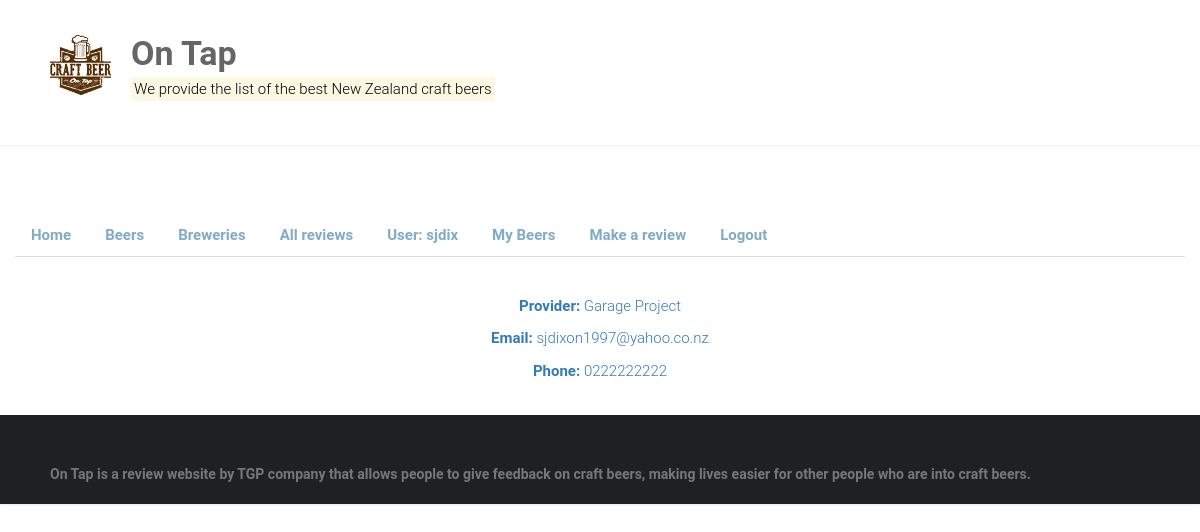
Screenshot of /home/reviewer/2 (signed in) with the database file from the repository.
### home/models.py (models this page shows, shortened)
class Reviewer(models.Model):
	PROVIDER_CHOICES =(
		('Garage Project', 'Garage Project'),
		('Tuatara', 'Tuatara'),
	)
	reviewer_first_name = models.CharField(max_length=30)
	reviewer_last_name = models.CharField(max_length=30)
	email_address = models.CharField(max_length=30)
	phone_number = models.CharField(max_length=15)
	provider = models.CharField(choices=PROVIDER_CHOICES, max_length=30)

### home/views.py (the view)
# urls.py: path('reviewer/<int:pk>', views.ReviewerDetailView.as_view(), name='reviewer_detail'),
class ReviewerDetailView(LoginRequiredMixin, generic.DetailView):
    model = Reviewer

### home/templates/home/reviewer_detail.html
{% extends "base.html" %}
{% block content %}
<head>
<link rel="stylesheet" href="//maxcdn.bootstrapcdn.com/bootstrap/3.2.0/css/bootstrap-theme.min.css">
</head>
<div>
  <h1>{{reviewer.first_name|capfirst}} {{reviewer.last_name|capfirst}} </h1>
  <br>
  <center><p class="text-primary"><b>Provider:</b> {{ reviewer.provider}}</p>
  <p class="text-primary"><b>Email:</b> {{ reviewer.email_address}}</p>
  <p class="text-primary"><b>Phone:</b> {{ reviewer.phone_number}}</p>
</div>
<br>
{% endblock %}

### home/templates/base.html (shortened to what this page needs)
{% load static %}
<html lang="en-US">
    <head>
        <link rel="stylesheet" href="https://maxcdn.bootstrapcdn.com/bootstrap/3.3.7/css/bootstrap.min.css">
        {% load static %}
        <link rel="stylesheet" id="ample-style-css" href="{% static 'style.css' %}" type="text/css" media="all">
        <header>
            <div class="header">
                <div class="main-head-wrap inner-wrap clearfix">
                    <div id="header-logo-image">
                      <img src="{% static 'images/logo3.png' %}" alt="On Tap">
                    </div>
                    <div id="header-text" class="">
                        <h1 id="site-title">
                            <a href="/" title="On Tap" rel="home"><strong>On Tap</a>
                        </h1>
                        <p><mark>We provide the list of the best New Zealand craft beers</p></mark>
                    </div>
                </div>
            </div>
        </header>
    </head>
    <body class="wide">
	  <div class="container-fluid">
        <div class="row">
            <div class="col-sm-12">
              {% block sidebar %}
              <ul class="nav nav-tabs">
                <br><br><br>
				<li class="nav-item">
					<a class="nav-link active" href="{% url 'home' %}">Home</a>
				</li>
				<li class="nav-item">
					<a class="nav-link" href="{% url 'beers' %}">Beers</a>
				</li>
				<li class="nav-item">
					<a class="nav-link" href="{% url 'reviewers' %}">Breweries</a>
				</li>
				<li class="nav-item">
					<a class="nav-link" href="{% url 'all-reviews'%}">All reviews</a>
				</li>
   {% if user.is_authenticated %}
	 <li class="nav-item">
		<a class="nav-link">User: {{ user.get_username }}</a>
	 </li>
	 <li class="nav-item">
		<a class="nav-link" href="{% url 'my-reviewer' %}">My Beers</a>
	 </li>
	 <li class="nav-item">
		<a class="nav-link" href="http://127.0.0.1:8000/admin/home/beerinstance/add/">Make a review</a>
	 </li>
     <li class="nav-item">
		<a class="nav-link" href="{% url 'logout'%}?next={{request.path}}">Logout</a>
	 </li>
   {% else %}
     <li class="nav-item">
		<a class="nav-link" href="{% url 'login'%}?next={{request.path}}">Login</a>
	 </li>
   {% endif %}
    </ul>
              {% endblock %}
            </div>
        <div id="page" class="hfeed site">
            <div class="main-wrapper">
                <div class="single-page clearfix">
                    <div class="inner-wrap">
                        <div>
                          {% block content %}
                          {% endblock %}
                        </div>
                    </div>
                </div>
            </div>
            <footer id="colophon">
                <div class="inner-wrap">
                   On Tap is a review website by TGP company that allows people to give feedback on craft beers, making lives easier for other people who are into craft beers.
                </div>
            </footer>
        </div>
      </div>
    </div>
    </body>
</html>

### static/style.css (style rules this page uses)
html, body, div, span, applet, object, iframe, h1, h2, h3, h4, h5, h6, p, blockquote, pre, a, abbr, acronym, address, big, cite, code, del, dfn, em, font, ins, kbd, q, s, samp, small, strike, strong, sub, sup, tt, var, dl, dt, dd, ol, ul, li, fieldset, form, label, legend, table, caption, tbody, tfoot, thead, tr, th, td { border: 0; font: inherit; font-size: 100%; font-style: inherit; font-weight: inherit; margin: 0; outline: 0; padding: 0; vertical-align: baseline; }
html { overflow-y: scroll; -webkit-text-size-adjust: 100%; -ms-text-size-adjust: 100%; }
article, aside, details, figcaption, figure, footer, header, main, nav, section { display: block; }
h1, h2, h3, h4, h5, h6 { color: #ffffff; line-height: 1.4; padding-bottom: 15px; font-weight: normal; }
h1 { font-size: 30px; }
body, button, input, select, textarea { color: #888888; font-size: 15px; line-height: 1.5; font-family: 'Roboto', sans-serif; font-weight: 300; }
p { color: #888888; font-size: 15px; line-height: 1.5; margin-bottom: 15px; font-weight: 300; }
ul, ol { list-style: none; }
body { background:cccc99; }
strong { font-weight: bold; }
a { color: #80abc8; text-decoration: none; -webkit-transition: 0.25s ease-in-out; -moz-transition: 0.25s ease-in-out; transition: 0.25s ease-in-out; -ms-transition: 0.25s ease-in-out; -o-transition: 0.25s ease-in-out; }
img { max-width: 100%; height: auto; vertical-align: top; margin-bottom: 18px; }
.clearfix:after { visibility: hidden; display: block; font-size: 0; content: " "; clear: both; height: 0; }
.clearfix { display: inline-block; }
.clearfix { display: block; }
body { padding-top: 30px; padding-bottom: 30px; }
body.wide { padding-top: 0; padding-bottom: 0; }
#page { background-color: #ffffff; margin: 0 auto; max-width: 1180px; box-shadow: 0 1px 2px 0 rgba(0, 0, 0, 0.1); }
.wide #page { max-width: 100%; }
.inner-wrap { max-width: 1100px; margin: 0 auto; }
.main-head-wrap { padding: 30px 0; }
.header { border-bottom: 1px solid #f2f2f2; }
#header-logo-image { float: left; padding: 5px 20px 5px 0; max-width: 100%; }
#header-logo-image img { margin-bottom: 0px; max-height: 60px; height: auto; width: auto; }
#header-text { float: left; padding-right: 20px; }
#site-title { padding-bottom: 0; }
#site-title a { color: #666666; font-size: 34px; }
.single-page { margin-top: 50px; }
.single-page p { margin-bottom: 10px; }
#colophon { font-size: 14px; clear: both; color: #777; background-color: #1f2021; overflow: hidden; padding: 50px 0 20px; }
#colophon, #colophon p { font-size: 14px; line-height: 1.4; }

### rows the page displays
Reviewer: provider "Garage Project", email_address "sjdixon1997@yahoo.co.nz", phone_number "0222222222"

### other values shown
{{ user.get_username }} "sjdix"
